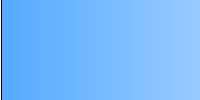
<?xml version="1.0" encoding="UTF-8"?>
<ui version="4.0">
 <class>MainWindow</class>
 <widget class="QMainWindow" name="MainWindow">
  <property name="windowTitle">
   <string>Student Home Page</string>
  </property>
  <property name="styleSheet">
   <string notr="true">background-color: rgb(0,0,0);
alternate-background-color: rgb(255, 255, 255);


</string>
  </property>
  <widget class="QWidget" name="centralwidget">
   <widget class="QPushButton" name="pb_qod">
    <property name="geometry">
     <rect>
      <x>0</x>
      <y>-20</y>
      <width>511</width>
      <height>181</height>
     </rect>
    </property>
    <property name="styleSheet">
     <string notr="true">background-color: qlineargradient(spread:pad, x1:0, y1:0, x2:1, y2:0, stop: 0 rgba( 85, 170, 255, 255), stop:1 rgba(255, 255, 255, 255));
border-color: rgb(255, 255, 255);

font: 28pt &quot;Candara&quot;;</string>
    </property>
    <property name="text">
     <string>Question of the Day</string>
    </property>
   </widget>
   <widget class="QPushButton" name="pb_fod">
    <property name="geometry">
     <rect>
      <x>490</x>
      <y>-20</y>
      <width>511</width>
      <height>181</height>
     </rect>
    </property>
    <property name="styleSheet">
     <string notr="true">background-color: qlineargradient(spread:pad, x1:0, y1:0, x2:1, y2:0, stop:1 rgba( 85, 170, 255, 255), stop:0 rgba(255, 255, 255, 255));
border-color: rgb(255, 255, 255);

font: 28pt &quot;Candara&quot;;</string>
    </property>
    <property name="text">
     <string>Fact of the Day</string>
    </property>
   </widget>
   <widget class="QLabel" name="label">
    <property name="geometry">
     <rect>
      <x>370</x>
      <y>190</y>
      <width>331</width>
      <height>71</height>
     </rect>
    </property>
    <property name="styleSheet">
     <string notr="true">font: 75 28pt &quot;Candara&quot;;
background-color: qlineargradient(spread:pad, x1:0, y1:0, x2:1, y2:0, stop:0 rgba(255, 170, 0, 255), stop:1 rgba(255, 255, 255, 255));
text-decoration: underline;

</string>
    </property>
    <property name="text">
     <string>Notable</string>
    </property>
   </widget>
   <widget class="QLCDNumber" name="notable_points">
    <property name="geometry">
     <rect>
      <x>540</x>
      <y>200</y>
      <width>151</width>
      <height>51</height>
     </rect>
    </property>
    <property name="styleSheet">
     <string notr="true">color: rgb(0, 255, 255);</string>
    </property>
   </widget>
   <widget class="QCalendarWidget" name="calendarWidget">
    <property name="geometry">
     <rect>
      <x>10</x>
      <y>170</y>
      <width>352</width>
      <height>201</height>
     </rect>
    </property>
    <property name="styleSheet">
     <string notr="true">background-color: rgb(255, 255, 255);
font: 10pt &quot;Candara&quot;;</string>
    </property>
   </widget>
   <widget class="QTableView" name="tv_classlist">
    <property name="geometry">
     <rect>
      <x>705</x>
      <y>210</y>
      <width>281</width>
      <height>511</height>
     </rect>
    </property>
   </widget>
   <widget class="QLabel" name="label_2">
    <property name="geometry">
     <rect>
      <x>780</x>
      <y>170</y>
      <width>141</width>
      <height>31</height>
     </rect>
    </property>
    <property name="styleSheet">
     <string notr="true">font: 16pt &quot;Candara&quot;;
color: rgb(255, 255, 255);</string>
    </property>
    <property name="text">
     <string>Classmates :</string>
    </property>
   </widget>
   <widget class="QGraphicsView" name="gv_latest_notes">
    <property name="geometry">
     <rect>
      <x>10</x>
      <y>380</y>
      <width>681</width>
      <height>341</height>
     </rect>
    </property>
   </widget>
   <widget class="QLabel" name="label_3">
    <property name="geometry">
     <rect>
      <x>370</x>
      <y>340</y>
      <width>181</width>
      <height>31</height>
     </rect>
    </property>
    <property name="styleSheet">
     <string notr="true">font: 18pt &quot;Candara&quot;;
color: rgb(255, 255, 255);</string>
    </property>
    <property name="text">
     <string>Latest notes : </string>
    </property>
   </widget>
   <widget class="QLabel" name="label_4">
    <property name="geometry">
     <rect>
      <x>10</x>
      <y>730</y>
      <width>981</width>
      <height>121</height>
     </rect>
    </property>
    <property name="styleSheet">
     <string notr="true">background-color: qlineargradient(spread:pad, x1:0, y1:0, x2:1, y2:0, stop: 0 rgba( 85, 170, 255, 255), stop:1 rgba(255, 255, 255, 255));
border-color: rgb(255, 255, 255);</string>
    </property>
    <property name="text">
     <string/>
    </property>
   </widget>
   <widget class="QPushButton" name="pushButton">
    <property name="geometry">
     <rect>
      <x>580</x>
      <y>340</y>
      <width>111</width>
      <height>41</height>
     </rect>
    </property>
    <property name="styleSheet">
     <string notr="true">background-color: qlineargradient(spread:pad, x1:0, y1:0, x2:1, y2:0, stop: 0 rgba( 85, 170, 255, 255), stop:1 rgba(255, 255, 255, 255));
border-color: rgb(255, 255, 255);
font: 13pt &quot;Candara&quot;;</string>
    </property>
    <property name="text">
     <string>View More</string>
    </property>
   </widget>
   <widget class="QPushButton" name="pushButton_2">
    <property name="geometry">
     <rect>
      <x>180</x>
      <y>750</y>
      <width>101</width>
      <height>81</height>
     </rect>
    </property>
    <property name="styleSheet">
     <string notr="true">image: url(:/notable/Slide2.png);</string>
    </property>
    <property name="text">
     <string/>
    </property>
   </widget>
   <widget class="QPushButton" name="pushButton_3">
    <property name="geometry">
     <rect>
      <x>520</x>
      <y>750</y>
      <width>101</width>
      <height>81</height>
     </rect>
    </property>
    <property name="styleSheet">
     <string notr="true">image: url(:/notable/Slide4.png);</string>
    </property>
    <property name="text">
     <string/>
    </property>
   </widget>
   <widget class="QPushButton" name="pushButton_4">
    <property name="geometry">
     <rect>
      <x>350</x>
      <y>750</y>
      <width>101</width>
      <height>81</height>
     </rect>
    </property>
    <property name="styleSheet">
     <string notr="true">image: url(:/notable/Slide1.png);</string>
    </property>
    <property name="text">
     <string/>
    </property>
   </widget>
   <widget class="QPushButton" name="pushButton_5">
    <property name="geometry">
     <rect>
      <x>690</x>
      <y>750</y>
      <width>101</width>
      <height>81</height>
     </rect>
    </property>
    <property name="styleSheet">
     <string notr="true">
image: url(:/notable/Slide3.png);</string>
    </property>
    <property name="text">
     <string/>
    </property>
   </widget>
  </widget>
 </widget>
 <resources>
  <include location="try.qrc"/>
 </resources>
 <connections/>
</ui>
